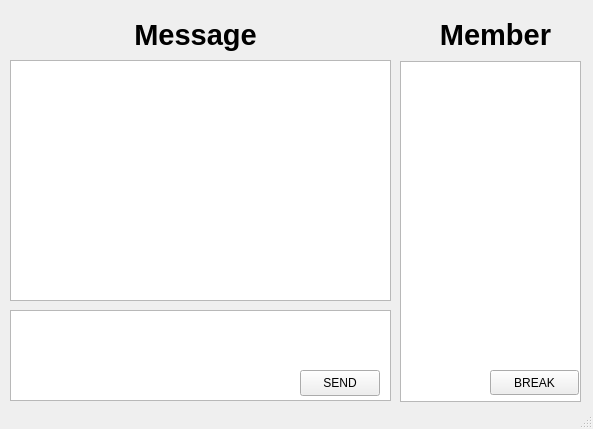
<?xml version="1.0" encoding="UTF-8"?>
<ui version="4.0">
 <class>Server</class>
 <widget class="QMainWindow" name="Server">
  <property name="geometry">
   <rect>
    <x>0</x>
    <y>0</y>
    <width>593</width>
    <height>429</height>
   </rect>
  </property>
  <property name="windowTitle">
   <string>Server</string>
  </property>
  <widget class="QWidget" name="centralwidget">
   <widget class="QPushButton" name="pbSend">
    <property name="geometry">
     <rect>
      <x>300</x>
      <y>370</y>
      <width>80</width>
      <height>26</height>
     </rect>
    </property>
    <property name="text">
     <string>SEND</string>
    </property>
    <property name="checkable">
     <bool>false</bool>
    </property>
   </widget>
   <widget class="QTextEdit" name="textEdit_input">
    <property name="geometry">
     <rect>
      <x>10</x>
      <y>310</y>
      <width>381</width>
      <height>91</height>
     </rect>
    </property>
   </widget>
   <widget class="QLabel" name="label_MSG">
    <property name="geometry">
     <rect>
      <x>120</x>
      <y>10</y>
      <width>151</width>
      <height>51</height>
     </rect>
    </property>
    <property name="text">
     <string>&lt;html&gt;&lt;head/&gt;&lt;body&gt;&lt;p align=&quot;center&quot;&gt;&lt;span style=&quot; font-size:22pt; font-weight:600;&quot;&gt;Message&lt;/span&gt;&lt;/p&gt;&lt;/body&gt;&lt;/html&gt;</string>
    </property>
    <property name="textFormat">
     <enum>Qt::RichText</enum>
    </property>
   </widget>
   <widget class="QTextEdit" name="textEdit_log">
    <property name="geometry">
     <rect>
      <x>10</x>
      <y>60</y>
      <width>381</width>
      <height>241</height>
     </rect>
    </property>
    <property name="readOnly">
     <bool>true</bool>
    </property>
   </widget>
   <widget class="QLabel" name="label_MB">
    <property name="geometry">
     <rect>
      <x>420</x>
      <y>10</y>
      <width>151</width>
      <height>51</height>
     </rect>
    </property>
    <property name="text">
     <string>&lt;html&gt;&lt;head/&gt;&lt;body&gt;&lt;p align=&quot;center&quot;&gt;&lt;span style=&quot; font-size:22pt; font-weight:600;&quot;&gt;Member&lt;/span&gt;&lt;/p&gt;&lt;/body&gt;&lt;/html&gt;</string>
    </property>
    <property name="textFormat">
     <enum>Qt::RichText</enum>
    </property>
   </widget>
   <widget class="QListWidget" name="listWidget">
    <property name="geometry">
     <rect>
      <x>400</x>
      <y>61</y>
      <width>181</width>
      <height>341</height>
     </rect>
    </property>
   </widget>
   <widget class="QPushButton" name="pushButton_Fuckoff">
    <property name="geometry">
     <rect>
      <x>490</x>
      <y>370</y>
      <width>89</width>
      <height>25</height>
     </rect>
    </property>
    <property name="text">
     <string>BREAK</string>
    </property>
   </widget>
   <zorder>textEdit_input</zorder>
   <zorder>label_MSG</zorder>
   <zorder>textEdit_log</zorder>
   <zorder>pbSend</zorder>
   <zorder>label_MB</zorder>
   <zorder>listWidget</zorder>
   <zorder>pushButton_Fuckoff</zorder>
  </widget>
  <widget class="QStatusBar" name="statusbar"/>
 </widget>
 <resources/>
 <connections/>
</ui>
